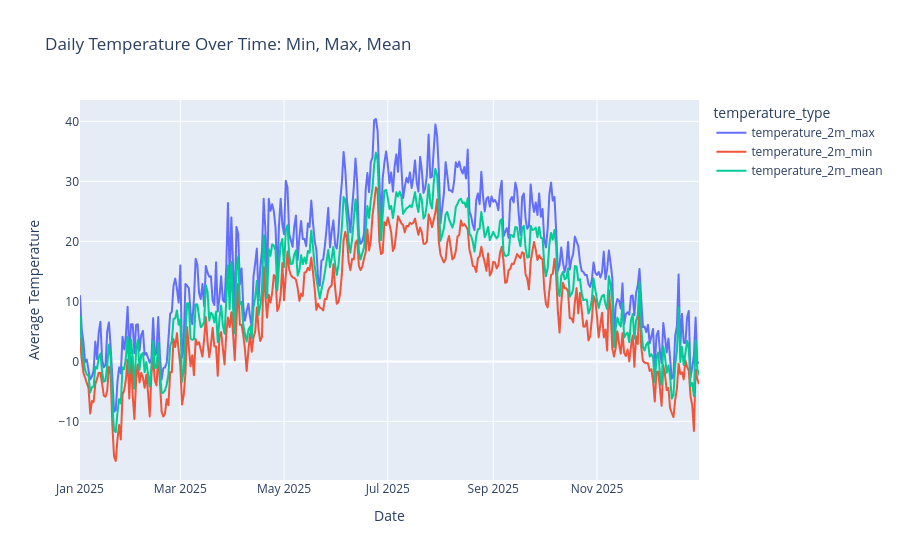

The code cell stored with this chart in its notebook:
### Markdown cell above
### Homework Part 1

1. փորձեք ջնջել `tempreture_` բառը `temerature_type` սյան միջից
2. քամին և տեղումները

### Code cell
### 
fig = px.line(
    temperature_long,
    x="date",
    y="temperature",
    color = 'temperature_type',
    title="Daily Temperature Over Time: Min, Max, Mean",
    markers=False
)

fig.update_layout(
    xaxis_title="Date",
    yaxis_title="Average Temperature",
    hovermode="x unified"
)

fig.show()

### Figure 1 — Plotly figure (JSON) as saved in the notebook; plotly's stock layout.template omitted (floating-point values rounded to 4 significant figures; data arrays with more than 128 entries replaced by an {"elided": "..."} marker saying what was removed)
{"data": [{"hovertemplate": "temperature_type=temperature_2m_max<br>date=%{x}<br>temperature=%{y}<extra></extra>", "legendgroup": "temperature_2m_max", "line": {"color": "#636efa", "dash": "solid"}, "marker": {"symbol": "circle"}, "mode": "lines", "name": "temperature_2m_max", "showlegend": true, "type": "scattergl", "x": {"elided": "365 str values"}, "xaxis": "x", "y": {"elided": "365 float values"}, "yaxis": "y"}, {"hovertemplate": "temperature_type=temperature_2m_min<br>date=%{x}<br>temperature=%{y}<extra></extra>", "legendgroup": "temperature_2m_min", "line": {"color": "#EF553B", "dash": "solid"}, "marker": {"symbol": "circle"}, "mode": "lines", "name": "temperature_2m_min", "showlegend": true, "type": "scattergl", "x": {"elided": "365 str values"}, "xaxis": "x", "y": {"elided": "365 float values"}, "yaxis": "y"}, {"hovertemplate": "temperature_type=temperature_2m_mean<br>date=%{x}<br>temperature=%{y}<extra></extra>", "legendgroup": "temperature_2m_mean", "line": {"color": "#00cc96", "dash": "solid"}, "marker": {"symbol": "circle"}, "mode": "lines", "name": "temperature_2m_mean", "showlegend": true, "type": "scattergl", "x": {"elided": "365 str values"}, "xaxis": "x", "y": {"elided": "365 float values"}, "yaxis": "y"}], "layout": {"hovermode": "x unified", "legend": {"title": {"text": "temperature_type"}, "tracegroupgap": 0}, "title": {"text": "Daily Temperature Over Time: Min, Max, Mean"}, "xaxis": {"anchor": "y", "domain": [0, 1], "title": {"text": "Date"}}, "yaxis": {"anchor": "x", "domain": [0, 1], "title": {"text": "Average Temperature"}}}}
